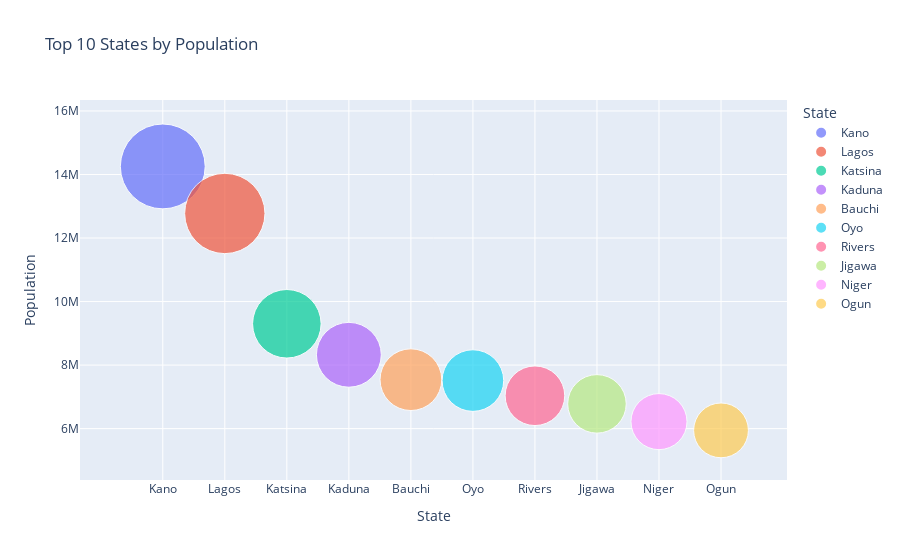

Write notebook code for a chart like this one.
### Code cell
import pandas as pd
import plotly.express as px

# Create the DataFrame
data = {
    "State": [
        "Abia", "Adamawa", "Akwa Ibom", "Anambra", "Bauchi", "Bayelsa", "Benue", "Borno",
        "Cross River", "Delta", "Ebonyi", "Edo", "Ekiti", "Enugu", "Federal Capital Territory",
        "Gombe", "Imo", "Jigawa", "Kaduna", "Kano", "Katsina", "Kebbi", "Kogi", "Kwara",
        "Lagos", "Nasarawa", "Niger", "Ogun", "Ondo", "Osun", "Oyo", "Plateau", "Rivers",
        "Sokoto", "Taraba", "Yobe", "Zamfara"
    ],
    "Geopolitical zone": [
        "South East", "North East", "South South", "South East", "North East", "South South",
        "North Central", "North East", "South South", "South South", "South East", "South South",
        "South West", "South East", "North Central", "North East", "South East", "North West",
        "North West", "North West", "North West", "North West", "North Central", "North Central",
        "South West", "North Central", "North Central", "South West", "South West", "South West",
        "South West", "North Central", "South South", "North West", "North East", "North East",
        "North West"
    ],
    "Population": [
        3841943, 4536948, 4780581, 5599910, 7540663, 2394725, 5787706, 5751590, 4175020,
        5307543, 3007155, 4461137, 3350401, 4396098, 1406239, 3623462, 5167722, 6779080,
        8324285, 14253549, 9300382, 5001610, 4153734, 3259613, 12772884, 2632239, 6220617,
        5945275, 4969707, 4237396, 7512855, 4400974, 7034973, 5863187, 3331885, 3398177, 5317793
    ]
}

df = pd.DataFrame(data)

# Filter top ten states by population
top_ten_states = df.nlargest(10, "Population")

# Create the scatter plot
fig = px.scatter(
    top_ten_states,
    x="State",
    y="Population",
    size="Population",
    color="State",
    hover_name="State",
    title="Top 10 States by Population",
    size_max=60
)
fig.show()

### Figure 1 — Plotly figure (JSON) as saved in the notebook; plotly's stock layout.template omitted (floating-point values rounded to 4 significant figures)
{"data": [{"hovertemplate": "<b>%{hovertext}</b><br><br>State=%{x}<br>Population=%{marker.size}<extra></extra>", "hovertext": ["Kano"], "legendgroup": "Kano", "marker": {"color": "#636efa", "size": [14253549], "sizemode": "area", "sizeref": 3959.0, "symbol": "circle"}, "mode": "markers", "name": "Kano", "orientation": "v", "showlegend": true, "type": "scatter", "x": ["Kano"], "xaxis": "x", "y": [14253549], "yaxis": "y"}, {"hovertemplate": "<b>%{hovertext}</b><br><br>State=%{x}<br>Population=%{marker.size}<extra></extra>", "hovertext": ["Lagos"], "legendgroup": "Lagos", "marker": {"color": "#EF553B", "size": [12772884], "sizemode": "area", "sizeref": 3959.0, "symbol": "circle"}, "mode": "markers", "name": "Lagos", "orientation": "v", "showlegend": true, "type": "scatter", "x": ["Lagos"], "xaxis": "x", "y": [12772884], "yaxis": "y"}, {"hovertemplate": "<b>%{hovertext}</b><br><br>State=%{x}<br>Population=%{marker.size}<extra></extra>", "hovertext": ["Katsina"], "legendgroup": "Katsina", "marker": {"color": "#00cc96", "size": [9300382], "sizemode": "area", "sizeref": 3959.0, "symbol": "circle"}, "mode": "markers", "name": "Katsina", "orientation": "v", "showlegend": true, "type": "scatter", "x": ["Katsina"], "xaxis": "x", "y": [9300382], "yaxis": "y"}, {"hovertemplate": "<b>%{hovertext}</b><br><br>State=%{x}<br>Population=%{marker.size}<extra></extra>", "hovertext": ["Kaduna"], "legendgroup": "Kaduna", "marker": {"color": "#ab63fa", "size": [8324285], "sizemode": "area", "sizeref": 3959.0, "symbol": "circle"}, "mode": "markers", "name": "Kaduna", "orientation": "v", "showlegend": true, "type": "scatter", "x": ["Kaduna"], "xaxis": "x", "y": [8324285], "yaxis": "y"}, {"hovertemplate": "<b>%{hovertext}</b><br><br>State=%{x}<br>Population=%{marker.size}<extra></extra>", "hovertext": ["Bauchi"], "legendgroup": "Bauchi", "marker": {"color": "#FFA15A", "size": [7540663], "sizemode": "area", "sizeref": 3959.0, "symbol": "circle"}, "mode": "markers", "name": "Bauchi", "orientation": "v", "showlegend": true, "type": "scatter", "x": ["Bauchi"], "xaxis": "x", "y": [7540663], "yaxis": "y"}, {"hovertemplate": "<b>%{hovertext}</b><br><br>State=%{x}<br>Population=%{marker.size}<extra></extra>", "hovertext": ["Oyo"], "legendgroup": "Oyo", "marker": {"color": "#19d3f3", "size": [7512855], "sizemode": "area", "sizeref": 3959.0, "symbol": "circle"}, "mode": "markers", "name": "Oyo", "orientation": "v", "showlegend": true, "type": "scatter", "x": ["Oyo"], "xaxis": "x", "y": [7512855], "yaxis": "y"}, {"hovertemplate": "<b>%{hovertext}</b><br><br>State=%{x}<br>Population=%{marker.size}<extra></extra>", "hovertext": ["Rivers"], "legendgroup": "Rivers", "marker": {"color": "#FF6692", "size": [7034973], "sizemode": "area", "sizeref": 3959.0, "symbol": "circle"}, "mode": "markers", "name": "Rivers", "orientation": "v", "showlegend": true, "type": "scatter", "x": ["Rivers"], "xaxis": "x", "y": [7034973], "yaxis": "y"}, {"hovertemplate": "<b>%{hovertext}</b><br><br>State=%{x}<br>Population=%{marker.size}<extra></extra>", "hovertext": ["Jigawa"], "legendgroup": "Jigawa", "marker": {"color": "#B6E880", "size": [6779080], "sizemode": "area", "sizeref": 3959.0, "symbol": "circle"}, "mode": "markers", "name": "Jigawa", "orientation": "v", "showlegend": true, "type": "scatter", "x": ["Jigawa"], "xaxis": "x", "y": [6779080], "yaxis": "y"}, {"hovertemplate": "<b>%{hovertext}</b><br><br>State=%{x}<br>Population=%{marker.size}<extra></extra>", "hovertext": ["Niger"], "legendgroup": "Niger", "marker": {"color": "#FF97FF", "size": [6220617], "sizemode": "area", "sizeref": 3959.0, "symbol": "circle"}, "mode": "markers", "name": "Niger", "orientation": "v", "showlegend": true, "type": "scatter", "x": ["Niger"], "xaxis": "x", "y": [6220617], "yaxis": "y"}, {"hovertemplate": "<b>%{hovertext}</b><br><br>State=%{x}<br>Population=%{marker.size}<extra></extra>", "hovertext": ["Ogun"], "legendgroup": "Ogun", "marker": {"color": "#FECB52", "size": [5945275], "sizemode": "area", "sizeref": 3959.0, "symbol": "circle"}, "mode": "markers", "name": "Ogun", "orientation": "v", "showlegend": true, "type": "scatter", "x": ["Ogun"], "xaxis": "x", "y": [5945275], "yaxis": "y"}], "layout": {"autosize": true, "legend": {"itemsizing": "constant", "title": {"text": "State"}, "tracegroupgap": 0}, "title": {"text": "Top 10 States by Population"}, "xaxis": {"anchor": "y", "autorange": true, "categoryarray": ["Kano", "Lagos", "Katsina", "Kaduna", "Bauchi", "Oyo", "Rivers", "Jigawa", "Niger", "Ogun"], "categoryorder": "array", "domain": [0, 1], "range": [-1.133, 9.928], "title": {"text": "State"}, "type": "category"}, "yaxis": {"anchor": "x", "autorange": true, "domain": [0, 1], "range": [2022000.0, 19840000.0], "title": {"text": "Population"}, "type": "linear"}}}
